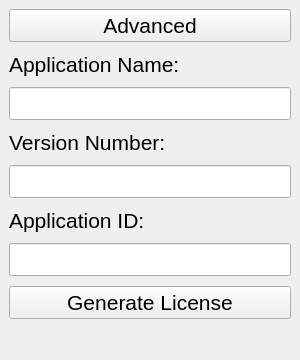
<?xml version="1.0" encoding="UTF-8"?>
<ui version="4.0">
 <class>MainWindow</class>
 <widget class="QMainWindow" name="MainWindow">
  <property name="geometry">
   <rect>
    <x>0</x>
    <y>0</y>
    <width>300</width>
    <height>360</height>
   </rect>
  </property>
  <property name="baseSize">
   <size>
    <width>300</width>
    <height>360</height>
   </size>
  </property>
  <property name="font">
   <font>
    <pointsize>16</pointsize>
   </font>
  </property>
  <property name="windowTitle">
   <string>PasswdGenerator2</string>
  </property>
  <property name="windowIcon">
   <iconset resource="../res/Icons.qrc">
    <normaloff>:/DSV.ico</normaloff>:/DSV.ico</iconset>
  </property>
  <widget class="QWidget" name="centralwidget">
   <property name="sizePolicy">
    <sizepolicy hsizetype="Expanding" vsizetype="Expanding">
     <horstretch>0</horstretch>
     <verstretch>0</verstretch>
    </sizepolicy>
   </property>
   <layout class="QVBoxLayout" name="verticalLayout">
    <property name="spacing">
     <number>0</number>
    </property>
    <property name="leftMargin">
     <number>0</number>
    </property>
    <property name="topMargin">
     <number>0</number>
    </property>
    <property name="rightMargin">
     <number>0</number>
    </property>
    <property name="bottomMargin">
     <number>0</number>
    </property>
    <item>
     <widget class="QStackedWidget" name="stackedWidget">
      <property name="currentIndex">
       <number>0</number>
      </property>
      <widget class="QWidget" name="MainPage">
       <layout class="QVBoxLayout" name="verticalLayout_2">
        <property name="spacing">
         <number>10</number>
        </property>
        <item>
         <widget class="QPushButton" name="BtnToAdvancedPage">
          <property name="text">
           <string>Advanced</string>
          </property>
         </widget>
        </item>
        <item>
         <widget class="QLabel" name="label">
          <property name="text">
           <string>Application Name:</string>
          </property>
         </widget>
        </item>
        <item>
         <widget class="QLineEdit" name="LdtName"/>
        </item>
        <item>
         <widget class="QLabel" name="label_2">
          <property name="text">
           <string>Version Number:</string>
          </property>
         </widget>
        </item>
        <item>
         <widget class="QLineEdit" name="LdtVersion"/>
        </item>
        <item>
         <widget class="QLabel" name="label_3">
          <property name="text">
           <string>Application ID:</string>
          </property>
         </widget>
        </item>
        <item>
         <widget class="QLineEdit" name="LdtID"/>
        </item>
        <item>
         <widget class="QPushButton" name="BtnGenerateLicense">
          <property name="text">
           <string>Generate License</string>
          </property>
         </widget>
        </item>
        <item>
         <spacer name="verticalSpacer_2">
          <property name="orientation">
           <enum>Qt::Vertical</enum>
          </property>
          <property name="sizeHint" stdset="0">
           <size>
            <width>20</width>
            <height>40</height>
           </size>
          </property>
         </spacer>
        </item>
       </layout>
      </widget>
      <widget class="QWidget" name="AdvancedPage">
       <layout class="QVBoxLayout" name="verticalLayout_3">
        <property name="spacing">
         <number>10</number>
        </property>
        <item>
         <widget class="QPushButton" name="BtnToMainPage">
          <property name="text">
           <string>Main</string>
          </property>
         </widget>
        </item>
        <item>
         <layout class="QHBoxLayout" name="horizontalLayout" stretch="1,2">
          <item>
           <widget class="QLabel" name="label_4">
            <property name="text">
             <string>Bits:</string>
            </property>
            <property name="alignment">
             <set>Qt::AlignCenter</set>
            </property>
           </widget>
          </item>
          <item>
           <widget class="QSpinBox" name="SpxBits">
            <property name="contextMenuPolicy">
             <enum>Qt::NoContextMenu</enum>
            </property>
            <property name="alignment">
             <set>Qt::AlignCenter</set>
            </property>
            <property name="minimum">
             <number>512</number>
            </property>
            <property name="maximum">
             <number>4096</number>
            </property>
            <property name="singleStep">
             <number>128</number>
            </property>
            <property name="value">
             <number>1024</number>
            </property>
           </widget>
          </item>
         </layout>
        </item>
        <item>
         <widget class="QPushButton" name="BtnLoadPrivateKey">
          <property name="text">
           <string>Load Private Key</string>
          </property>
         </widget>
        </item>
        <item>
         <widget class="QPushButton" name="BtnLoadPublicKey">
          <property name="text">
           <string>Load Public Key</string>
          </property>
         </widget>
        </item>
        <item>
         <widget class="QPushButton" name="BtnVerifyLicense">
          <property name="text">
           <string>Verify License</string>
          </property>
         </widget>
        </item>
        <item>
         <widget class="QPushButton" name="BtnGenerateKey">
          <property name="text">
           <string>Generate Key</string>
          </property>
         </widget>
        </item>
        <item>
         <spacer name="verticalSpacer">
          <property name="orientation">
           <enum>Qt::Vertical</enum>
          </property>
          <property name="sizeHint" stdset="0">
           <size>
            <width>20</width>
            <height>40</height>
           </size>
          </property>
         </spacer>
        </item>
       </layout>
      </widget>
     </widget>
    </item>
   </layout>
  </widget>
  <action name="action_play">
   <property name="text">
    <string>Play</string>
   </property>
  </action>
  <action name="action_clear">
   <property name="text">
    <string>Clear</string>
   </property>
  </action>
  <action name="action_protect">
   <property name="checkable">
    <bool>true</bool>
   </property>
   <property name="text">
    <string>Protect</string>
   </property>
  </action>
  <action name="action_open">
   <property name="text">
    <string>Open</string>
   </property>
  </action>
  <action name="action_save">
   <property name="text">
    <string>Save</string>
   </property>
  </action>
  <action name="action2">
   <property name="checkable">
    <bool>true</bool>
   </property>
   <property name="checked">
    <bool>true</bool>
   </property>
   <property name="text">
    <string>2</string>
   </property>
  </action>
  <action name="action5">
   <property name="checkable">
    <bool>true</bool>
   </property>
   <property name="text">
    <string>5</string>
   </property>
  </action>
  <action name="action8">
   <property name="checkable">
    <bool>true</bool>
   </property>
   <property name="text">
    <string>8</string>
   </property>
  </action>
  <action name="action_fill">
   <property name="text">
    <string>Fill</string>
   </property>
  </action>
 </widget>
 <resources>
  <include location="../res/Icons.qrc"/>
 </resources>
 <connections>
  <connection>
   <sender>BtnGenerateLicense</sender>
   <signal>clicked()</signal>
   <receiver>MainWindow</receiver>
   <slot>GenerateLicense()</slot>
   <hints>
    <hint type="sourcelabel">
     <x>149</x>
     <y>305</y>
    </hint>
    <hint type="destinationlabel">
     <x>149</x>
     <y>179</y>
    </hint>
   </hints>
  </connection>
  <connection>
   <sender>BtnGenerateKey</sender>
   <signal>clicked()</signal>
   <receiver>MainWindow</receiver>
   <slot>GenerateKey()</slot>
   <hints>
    <hint type="sourcelabel">
     <x>149</x>
     <y>159</y>
    </hint>
    <hint type="destinationlabel">
     <x>149</x>
     <y>179</y>
    </hint>
   </hints>
  </connection>
  <connection>
   <sender>BtnLoadPrivateKey</sender>
   <signal>clicked()</signal>
   <receiver>MainWindow</receiver>
   <slot>LoadPrivateKey()</slot>
   <hints>
    <hint type="sourcelabel">
     <x>149</x>
     <y>114</y>
    </hint>
    <hint type="destinationlabel">
     <x>149</x>
     <y>179</y>
    </hint>
   </hints>
  </connection>
  <connection>
   <sender>LdtID</sender>
   <signal>editingFinished()</signal>
   <receiver>MainWindow</receiver>
   <slot>ReadSetting()</slot>
   <hints>
    <hint type="sourcelabel">
     <x>149</x>
     <y>262</y>
    </hint>
    <hint type="destinationlabel">
     <x>149</x>
     <y>179</y>
    </hint>
   </hints>
  </connection>
  <connection>
   <sender>LdtName</sender>
   <signal>editingFinished()</signal>
   <receiver>MainWindow</receiver>
   <slot>ReadSetting()</slot>
   <hints>
    <hint type="sourcelabel">
     <x>149</x>
     <y>106</y>
    </hint>
    <hint type="destinationlabel">
     <x>149</x>
     <y>179</y>
    </hint>
   </hints>
  </connection>
  <connection>
   <sender>LdtVersion</sender>
   <signal>editingFinished()</signal>
   <receiver>MainWindow</receiver>
   <slot>ReadSetting()</slot>
   <hints>
    <hint type="sourcelabel">
     <x>149</x>
     <y>184</y>
    </hint>
    <hint type="destinationlabel">
     <x>149</x>
     <y>179</y>
    </hint>
   </hints>
  </connection>
  <connection>
   <sender>BtnLoadPublicKey</sender>
   <signal>clicked()</signal>
   <receiver>MainWindow</receiver>
   <slot>LoadPublicKey()</slot>
   <hints>
    <hint type="sourcelabel">
     <x>149</x>
     <y>159</y>
    </hint>
    <hint type="destinationlabel">
     <x>149</x>
     <y>179</y>
    </hint>
   </hints>
  </connection>
  <connection>
   <sender>BtnVerifyLicense</sender>
   <signal>clicked()</signal>
   <receiver>MainWindow</receiver>
   <slot>VerifyLicense()</slot>
   <hints>
    <hint type="sourcelabel">
     <x>149</x>
     <y>204</y>
    </hint>
    <hint type="destinationlabel">
     <x>149</x>
     <y>179</y>
    </hint>
   </hints>
  </connection>
 </connections>
 <slots>
  <slot>GenerateLicense()</slot>
  <slot>LoadPrivateKey()</slot>
  <slot>GenerateKey()</slot>
  <slot>ReadSetting()</slot>
  <slot>LoadPublicKey()</slot>
  <slot>VerifyLicense()</slot>
 </slots>
</ui>
